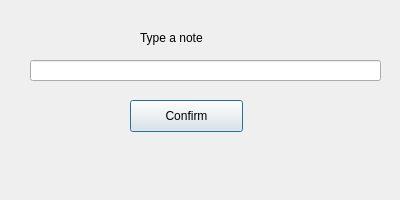
<?xml version="1.0" encoding="UTF-8"?>
<ui version="4.0">
 <class>note_dialog</class>
 <widget class="QDialog" name="note_dialog">
  <property name="geometry">
   <rect>
    <x>0</x>
    <y>0</y>
    <width>400</width>
    <height>200</height>
   </rect>
  </property>
  <property name="minimumSize">
   <size>
    <width>400</width>
    <height>200</height>
   </size>
  </property>
  <property name="maximumSize">
   <size>
    <width>400</width>
    <height>200</height>
   </size>
  </property>
  <property name="windowTitle">
   <string>Dialog</string>
  </property>
  <widget class="QLabel" name="label">
   <property name="geometry">
    <rect>
     <x>140</x>
     <y>30</y>
     <width>121</width>
     <height>16</height>
    </rect>
   </property>
   <property name="text">
    <string>Type a note</string>
   </property>
  </widget>
  <widget class="QLineEdit" name="lineEdit">
   <property name="geometry">
    <rect>
     <x>30</x>
     <y>60</y>
     <width>351</width>
     <height>21</height>
    </rect>
   </property>
  </widget>
  <widget class="QPushButton" name="pushButton">
   <property name="geometry">
    <rect>
     <x>130</x>
     <y>100</y>
     <width>113</width>
     <height>32</height>
    </rect>
   </property>
   <property name="text">
    <string>Confirm</string>
   </property>
  </widget>
 </widget>
 <resources/>
 <connections/>
</ui>
